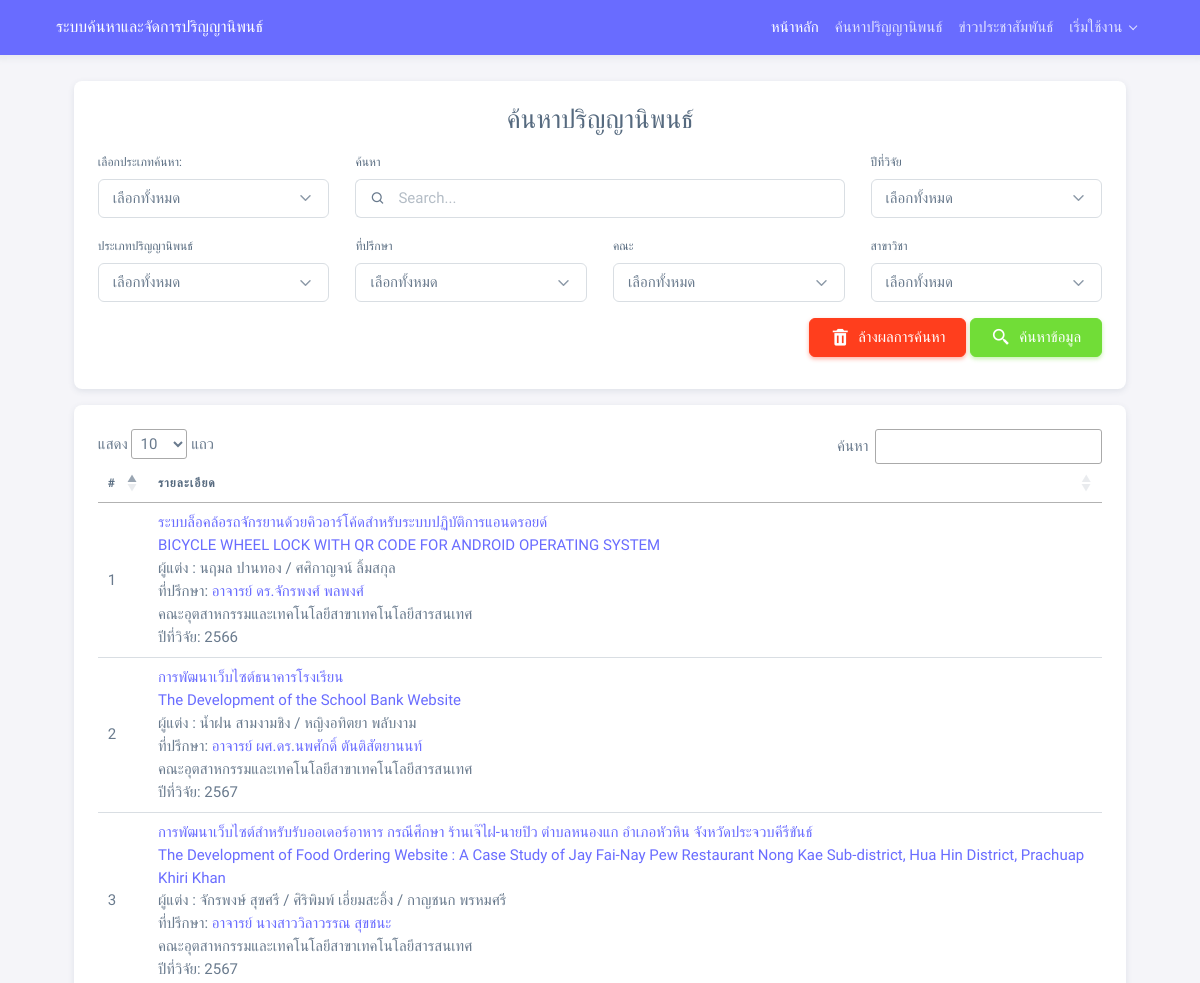
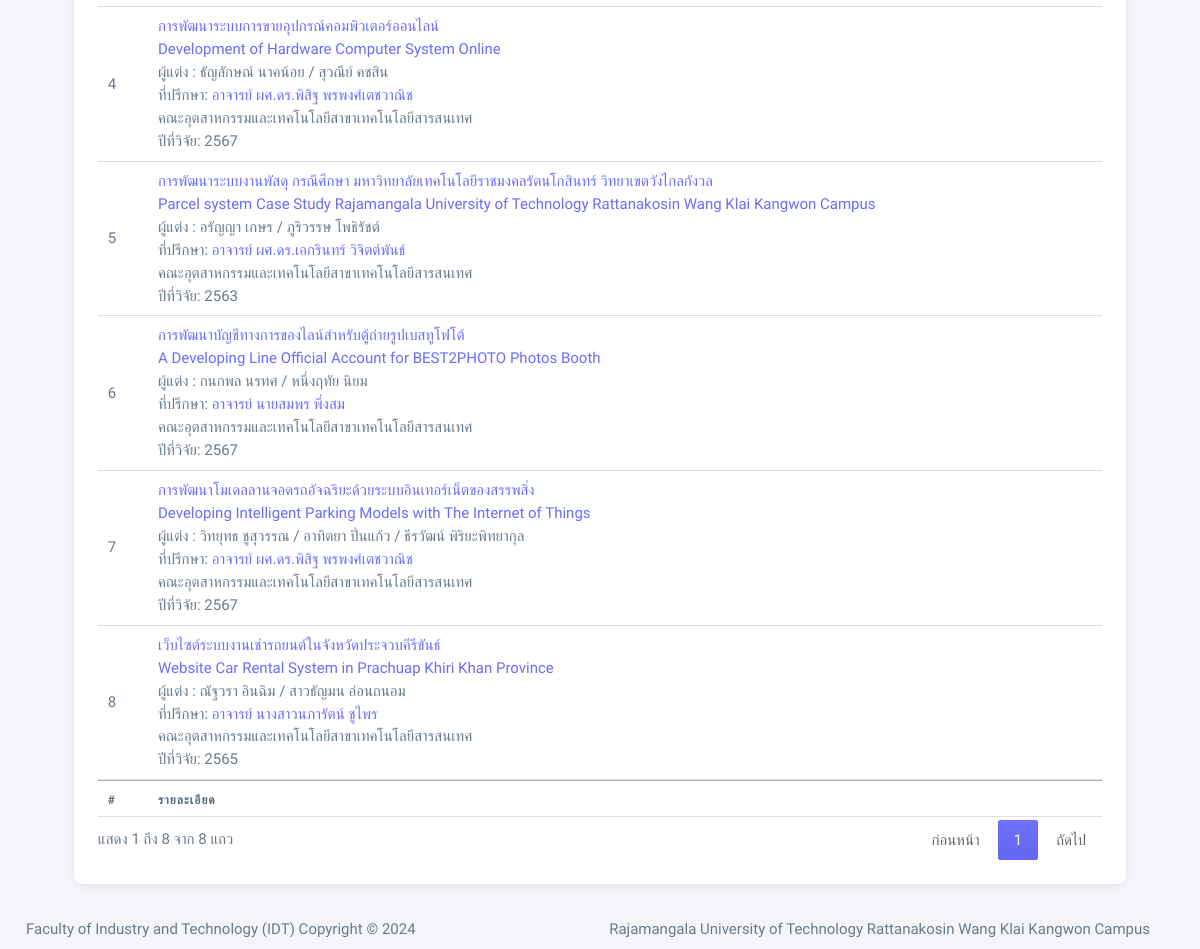
Page /searching.php on the earlier database version (2 pictures, top to bottom).
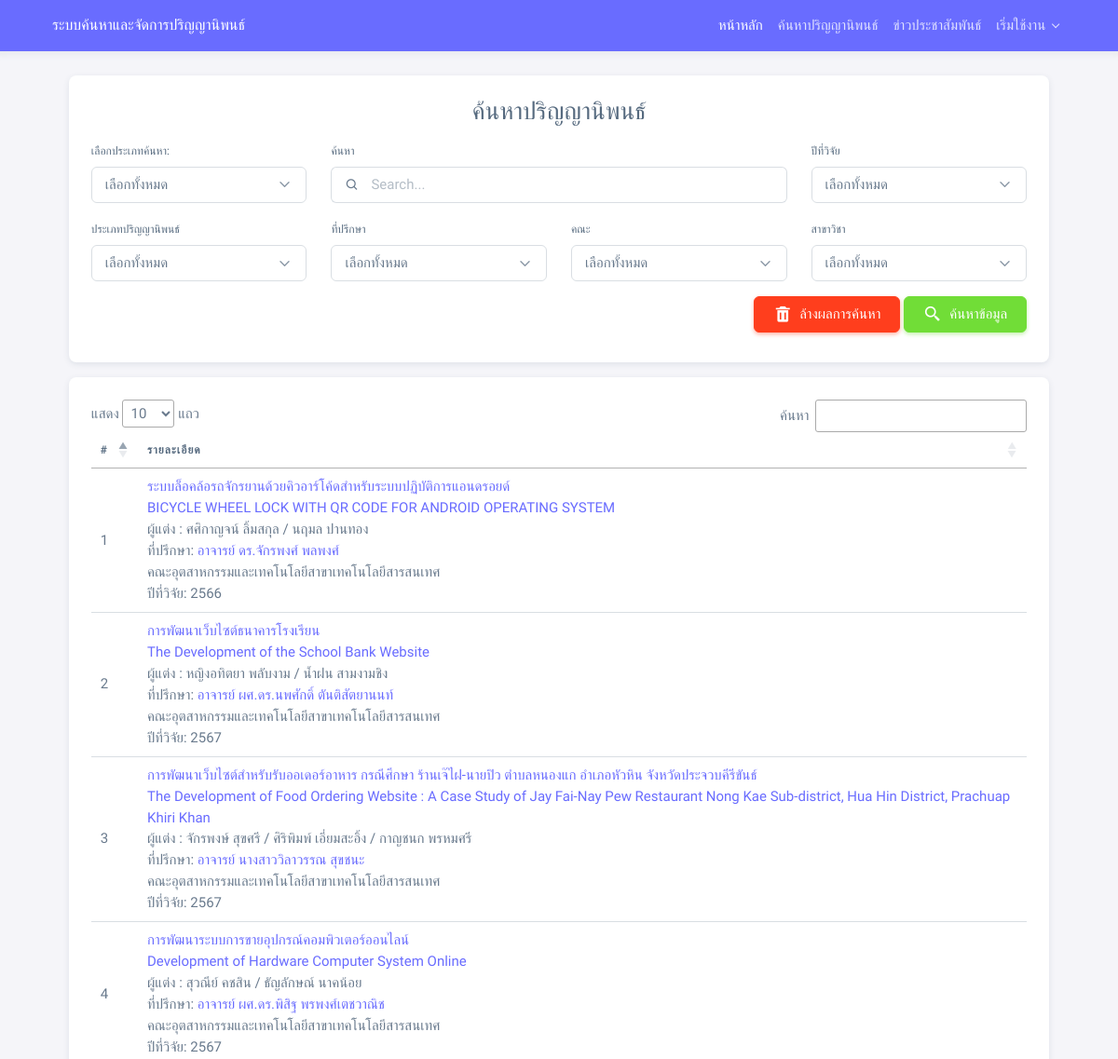
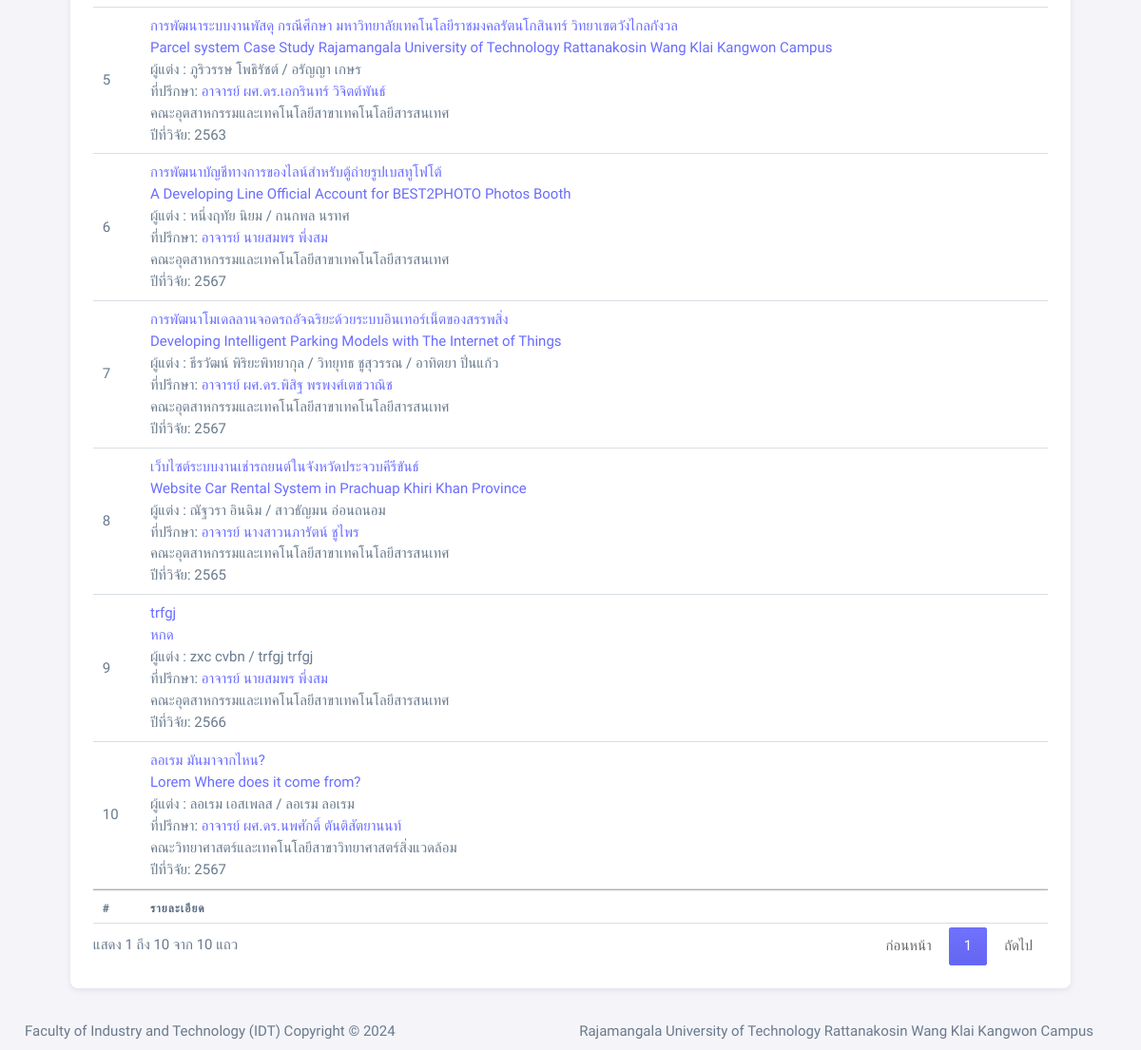
Same page on the later database version (2 pictures, top to bottom).
### tables this page shows
CREATE TABLE `thesis` (
  `thesis_id` int(11) NOT NULL COMMENT 'ไอดีงานวิจัย',
  `thesis_name1` varchar(255) DEFAULT NULL COMMENT 'ชื่องานวิจัยไทย',
  `thesis_name2` varchar(255) DEFAULT NULL COMMENT 'ชื่องานวิจัยอังกฤษ',
  `thesis_des` text DEFAULT NULL COMMENT 'รายละเอียดงานวิจัยคร่าวๆ',
  `thesis_keyword` varchar(255) DEFAULT NULL COMMENT 'คีย์เวิร์ด',
  `thesis_year` int(11) DEFAULT NULL COMMENT 'ปีที่วิจัย',
  `thesis_status` enum('0','1','2') NOT NULL COMMENT 'สถานะงานวิจัย 0รอยืนยัน 1ยืนยัแล้ว 2ไม่ยืนยันแก้ไขใหม่',
  `typethesis_id` int(11) DEFAULT NULL COMMENT 'ไอดีประเภทงานวิจัย',
  `Advisor_id` int(10) NOT NULL,
  `faculty_id` int(10) NOT NULL,
  `branch_id` int(10) NOT NULL,
  `thesis_file` varchar(255) NOT NULL,
  `m_id` int(10) NOT NULL COMMENT 'ไอดีผู้ลง',
  `thesis_view` int(10) NOT NULL,
  `thesis_reason` text NOT NULL COMMENT 'หมายเหตุกรณีงานวิจัยไม่ผ่าน'
);

### searching.php (the view, shortened to what the changed rows need)
<?php include('./head.php');
$where = "";
isset($_GET['search']) ? $search = $_GET['search'] : $search = "";
isset($_GET['searchType']) ? $searchType = $_GET['searchType'] : $searchType = "";
if ($searchType === 'thesis_name') {
  $where .= " AND (thesis.thesis_name1 LIKE '%" . $search . "%') ";
} elseif ($searchType === 'thesis_keyword') {
  $where .= " AND (thesis.thesis_keyword LIKE '%" . $search . "%') ";
} elseif ($searchType === 'thesis_des') {
  $where .= " AND (thesis.thesis_des LIKE '%" . $search . "%') ";
} elseif ($searchType === 'author') {
  $where .= " AND (CONCAT(author.author_name1, ' ', author.author_name2)  LIKE '%" . $search . "%') ";
} else {
  $where .= " AND (
                thesis.thesis_name1 LIKE '%" . $search . "%'
                OR thesis.thesis_name2 LIKE '%" . $search . "%'
                OR thesis.thesis_des LIKE '%" . $search . "%'
                OR thesis.thesis_keyword LIKE '%" . $search . "%'
             OR (CONCAT(author.author_name1, ' ', author.author_name2)  LIKE '%" . $search . "%')
              ) ";
}
$sql_search = "SELECT
thesis.thesis_id,
thesis.thesis_name1,
thesis.thesis_name2,
type_thesis.typethesis_name,
thesis.thesis_des,
thesis.thesis_keyword,
thesis.thesis_year,
thesis.thesis_view,
thesis.thesis_status,
thesis.thesis_file,
type_thesis.typethesis_id,
type_thesis.typethesis_name,
Advisor.Advisor_id,
prefix.prefix_id,
prefix.prefix_name,
COUNT(author.author_id) AS num_authors,
GROUP_CONCAT( CONCAT(author.author_name1, ' ', author.author_name2) SEPARATOR ' / ') AS author_full_names,
CONCAT('อาจารย์ ',prefix.prefix_name,'', Advisor.Advisor_name1, ' ', Advisor.Advisor_name2) AS Advisor_full_name,
CONCAT('คณะ',faculty.faculty_name, 'สาขา', branch.branch_name) AS Agency
  FROM
      thesis
      JOIN
        type_thesis ON thesis.typethesis_id = type_thesis.typethesis_id
      JOIN
        Advisor ON thesis.Advisor_id = Advisor.Advisor_id
      JOIN
        author ON thesis.thesis_id = author.thesis_id
      JOIN
        prefix ON Advisor.prefix_id = prefix.prefix_id
      JOIN
        faculty ON thesis.faculty_id = faculty.faculty_id
      JOIN
        branch ON thesis.branch_id = branch.branch_id
  WHERE thesis.thesis_status = '1' {$where}
  GROUP BY
      thesis.thesis_id";
$result_search = mysqli_query($conn, $sql_search);
?>
<body>
  <div class="layout-wrapper layout-content-navbar layout-without-menu">
    <div class="layout-container">
      <div class="layout-page">
        <div class="content-wrapper">
          <div class="container-fluid flex-grow-1 container-p-y">
            <div class="col-lg-11 m-auto">
              <div class="card">
                <div class="card-body">
                  <table id="example" class="table" style="width:100%">
                    <thead>
                      <tr>
                        <th width="5%">#</th>
                        <th>รายละเอียด</th>
                      </tr>
                    </thead>
                    <tbody>
                      <?php
                      $SOLO = 1;
                      if ($result_search->num_rows > 0) {
                        while ($row_search = $result_search->fetch_assoc()) { ?>
                          <tr>
                            <td><?php echo $SOLO++ ?></td>
                            <td>
                              <div class="text-nowrap"><a href="thesis_detail.php?id=<?php echo $row_search["thesis_id"] ?>"><?php echo $row_search["thesis_name1"] ?></a></div>
                              <div><a href="thesis_detail.php?id=<?php echo $row_search["thesis_id"] ?>"><?php echo $row_search["thesis_name2"] ?></a></div>
                              <div>ผู้แต่ง : <?php echo $row_search["author_full_names"] ?></div>
                              ที่ปรึกษา: <a href="index.php?advisor=<?php echo $row_search['Advisor_id'] ?>"><?php echo $row_search["Advisor_full_name"] ?></a><br>
                              <?php echo ($row_search['Agency'] == null) ? "ไม่มีข้อมูล" : $row_search['Agency']; ?></a><br>
                              ปีที่วิจัย: <?php echo ($row_search['thesis_year'] == null) ? "ไม่มีข้อมูล" : $row_search['thesis_year']; ?></a><br>
                            </td>
                          </tr>
                      <?php }
                      }
                      ?>
                    </tbody>
                    <tfoot>
                      <tr>
                        <th width="5%">#</th>
                        <th>รายละเอียด</th>
                      </tr>
                    </tfoot>
                  </table>
                </div>
              </div>
            </div>
          </div>
        </div>
      </div>
    </div>
  </div>
</body>
</html>

Differences in the rows shown:
changed thesis "ระบบล็อคล้อรถจักรยานด้วยคิวอาร์โค้ดสำหรับระบบปฏิบัติการแอนดรอยด์": author_full_names "นฤมล ปานทอง / ศศิกาญจน์ ลิ้มสกุล" → "ศศิกาญจน์ ลิ้มสกุล / นฤมล ปานทอง"
changed thesis "การพัฒนาเว็บไซต์ธนาคารโรงเรียน": author_full_names "น้ำฝน สามงามชิง / หญิงอทิตยา พลับงาม" → "หญิงอทิตยา พลับงาม / น้ำฝน สามงามชิง"
changed thesis "การพัฒนาระบบการขายอุปกรณ์คอมพิวเตอร์ออนไลน์": author_full_names "ธัญลักษณ์ นาคน้อย / สุวณีย์ คชสิน" → "สุวณีย์ คชสิน / ธัญลักษณ์ นาคน้อย"
changed thesis (number 5 of 10 on the later page): author_full_names "อรัญญา เกษร / ภูริวรรษ โพธิรัชต์" → "ภูริวรรษ โพธิรัชต์ / อรัญญา เกษร"
changed thesis "การพัฒนาบัญชีทางการของไลน์สำหรับตู้ถ่ายรูปเบสทูโฟโต้": author_full_names "กนกพล นรทศ / หนึ่งฤทัย นิยม" → "หนึ่งฤทัย นิยม / กนกพล นรทศ"
changed thesis "การพัฒนาโมเดลลานจอดรถอัจฉริยะด้วยระบบอินเทอร์เน็ตของสรรพสิ่ง": author_full_names "วิทยุทธ ชูสุวรรณ / อาทิตยา ปิ่นแก้ว / ธีรวัฒน์ พิริยะพิทยากุล" → "ธีรวัฒน์ พิริยะพิทยากุล / วิทยุทธ ชูสุวรรณ / อาทิตยา ปิ่นแก้ว"
added thesis: thesis_name1 "trfgj", thesis_name2 "หกด", author_full_names "zxc cvbn / trfgj trfgj", Advisor_full_name "อาจารย์ นายสมพร พึ่งสม", Agency "คณะอุตสาหกรรมและเทคโนโลยีสาขาเทคโนโลยีสารสนเทศ", thesis_year "2566"
added thesis: thesis_name1 "ลอเรม มันมาจากไหน?", thesis_name2 "Lorem Where does it come from?", author_full_names "ลอเรม เอสเพลส / ลอเรม ลอเรม", Advisor_full_name "อาจารย์ ผศ.ดร.นพศักดิ์ ตันติสัตยานนท์", Agency "คณะวิทยาศาสตร์และเทคโนโลยีสาขาวิทยาศาสตร์สิ่งแวดล้อม", thesis_year "2567"
Other differences:
text written by a page script: "แสดง แถว ค้นหา แสดง 1 ถึง 8 จาก 8 แถว ก่อนหน้า 1 ถัดไป" → "แสดง แถว ค้นหา แสดง 1 ถึง 10 จาก 10 แถว ก่อนหน้า 1 ถัดไป"
